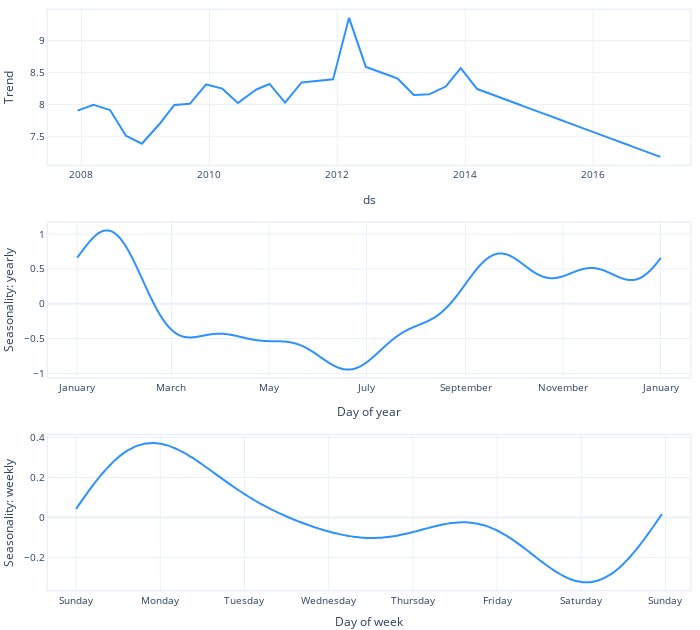

The code cell stored with this chart in its notebook:
### Code cell
plot_components_plotly(m, forecast)

# Shorter: m.plot_components(forecast, plotting_backend="plotly")

### Figure 1 — Plotly figure (JSON) as saved in the notebook; plotly's stock layout.template omitted (floating-point values rounded to 4 significant figures; data arrays with more than 128 entries replaced by an {"elided": "..."} marker saying what was removed)
{"data": [{"line": {"color": "#2d92ff", "width": 2}, "mode": "lines", "name": "Trend", "type": "scatter", "x": {"elided": "3270 str values"}, "xaxis": "x", "y": {"elided": "3270 float values"}, "yaxis": "y"}, {"line": {"color": "#2d92ff", "shape": "spline", "smoothing": 1, "width": 2}, "mode": "lines", "name": "Seasonality: yearly", "type": "scatter", "x": {"elided": "8766 str values"}, "xaxis": "x2", "y": {"elided": "8766 float values"}, "yaxis": "y2"}, {"line": {"color": "#2d92ff", "shape": "spline", "smoothing": 1, "width": 2}, "mode": "lines", "name": "Seasonality: weekly", "type": "scatter", "x": {"elided": "168 str values"}, "xaxis": "x3", "y": {"elided": "168 float values"}, "yaxis": "y3"}], "layout": {"autosize": true, "font": {"size": 10}, "height": 630, "hovermode": "x unified", "margin": {"b": 0, "l": 0, "pad": 0, "r": 10, "t": 10}, "showlegend": false, "title": {"font": {"size": 12}}, "width": 700, "xaxis": {"anchor": "y", "domain": [0, 1], "linewidth": 1.5, "mirror": true, "range": ["2007-06-24T00:00:00", "2017-07-07T00:00:00"], "showline": true, "title": {"text": "ds"}, "type": "date"}, "xaxis2": {"anchor": "y2", "domain": [0, 1], "linewidth": 1.5, "mirror": true, "range": ["2016-12-13T18:00:00", "2018-01-19T11:00:00"], "showline": true, "tickformat": "%B", "title": {"text": "Day of year"}, "type": "date"}, "xaxis3": {"anchor": "y3", "domain": [0, 1], "linewidth": 1.5, "mirror": true, "range": ["2016-12-31T16:00:00", "2017-01-08T07:00:00"], "showline": true, "tickformat": "%A", "title": {"text": "Day of week"}, "type": "date"}, "yaxis": {"anchor": "x", "domain": [0.7333, 1], "linewidth": 1.5, "mirror": true, "rangemode": "normal", "showline": true, "title": {"text": "Trend"}}, "yaxis2": {"anchor": "x2", "domain": [0.3667, 0.6333], "linewidth": 1.5, "mirror": true, "showline": true, "title": {"text": "Seasonality: yearly"}}, "yaxis3": {"anchor": "x3", "domain": [0, 0.2667], "linewidth": 1.5, "mirror": true, "showline": true, "title": {"text": "Seasonality: weekly"}}}}
